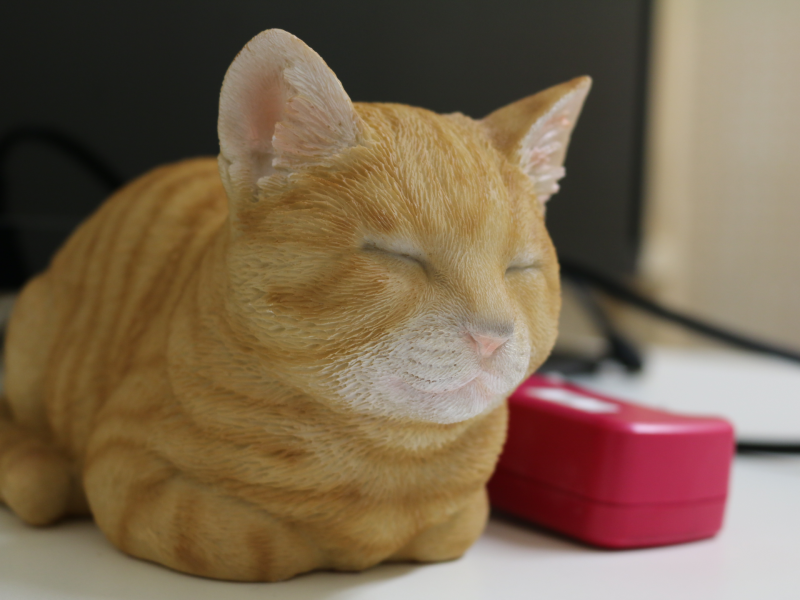
#> input picture cat.png, 800 x 600 px
$ python edge.py
#> lines starting #> are read from the running program, lines starting #| are printed output that depends on the picture
import cv2

img = cv2.imread('cat.png')
#> img is the input picture: shape (600, 800, 3); mean B, G, R 79.1, 101.9, 122.9
gray_img = cv2.cvtColor(img, cv2.COLOR_BGR2GRAY)
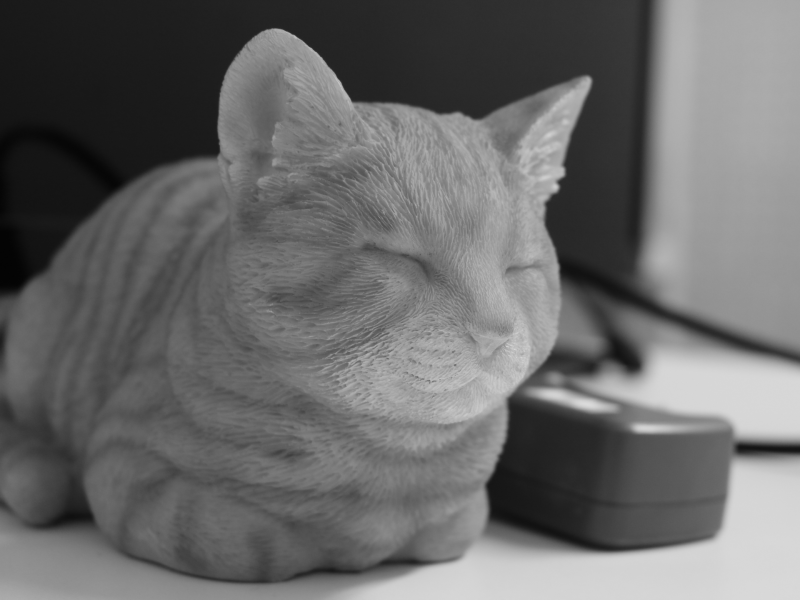
#> gray_img: shape (600, 800); min 3, max 219, mean 105.6

# cv2.Canny(画像、ノイズの許容値、エッジの検出可能値)
edges = cv2.Canny(gray_img, 50, 100)
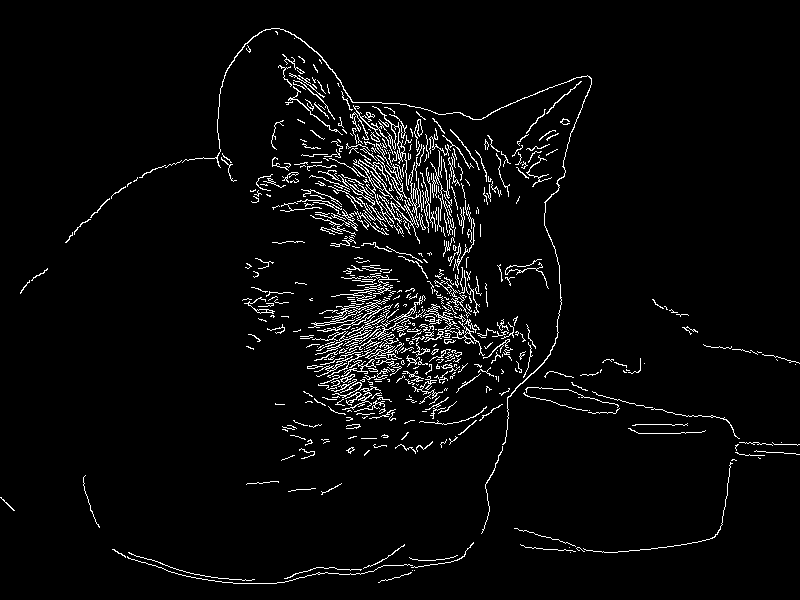
#> edges: shape (600, 800); 3.8% white in thin lines or dots
cv2.imshow('img', edges)
cv2.waitKey(0)
